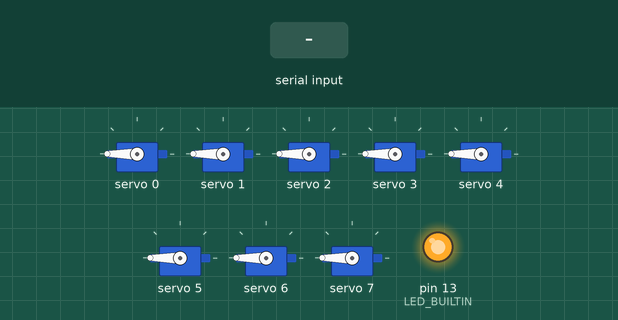
Simulated run of this sketch. Board: Arduino Uno, built with avr-gcc and run on an emulated ATmega328P. Shown: 8 × servo, output pins drawn as LEDs (lit = HIGH). Inputs (shaded band) come from the test bench.

Above: at 3.8 s.
3.9 s: "1" received over Serial
At 4.91 s:
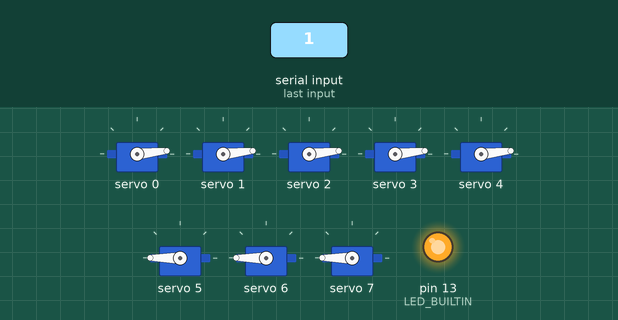
At 6.1 s:
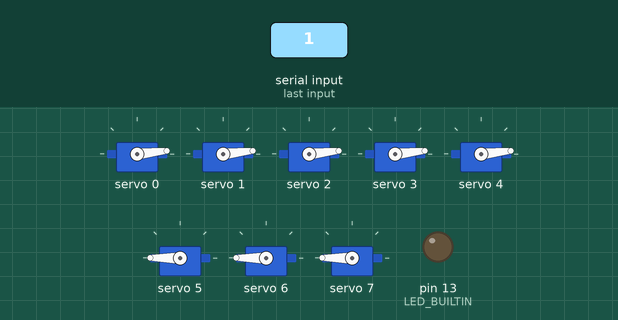
6.4 s: "0" received over Serial
At 8.8 s:
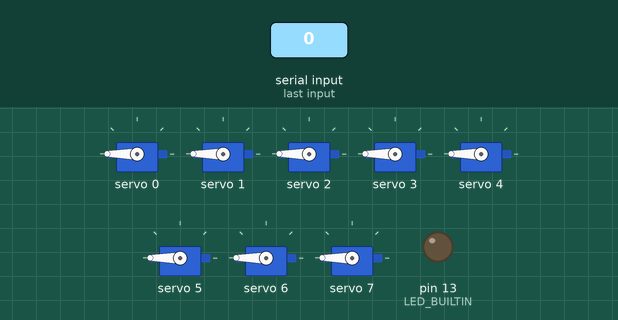
Timing chart, 0 to 10.3 s (numbered marks = the images above; inputs shaded):
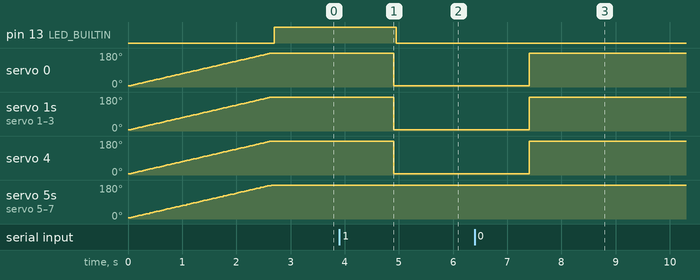

The sketch:

Hand-v2.ino
```cpp
#include <Wire.h>                     // Подключаем библиотеку Wire
#include <Adafruit_PWMServoDriver.h>  // Подключаем библиотеку Adafruit_PWMServoDriver

Adafruit_PWMServoDriver pwm = Adafruit_PWMServoDriver(0x40);  // Установка адреса I2C 0x40

#define SERVOMIN 150  // Минимальная длительность импульса для сервопривода
#define SERVOMAX 600  // Максимальная длина импульса для сервопривода
#define SERVO_0 0     // Номер порта (0 - 15)
#define SERVO_1 1
#define SERVO_2 2
#define SERVO_3 3
#define SERVO_4 4
#define SERVO_5 5
#define SERVO_6 6
#define SERVO_7 7

String c;

void setup() {
  pinMode(LED_BUILTIN, OUTPUT);
  pwm.begin();         // Инициализация
  pwm.setPWMFreq(60);  // Частота следования импульсов 60 Гц
  delay(10);           // Пауза
  Serial.begin(115000);
  char c = Serial.read();
  for (uint16_t pulselen = SERVOMIN; pulselen < SERVOMAX; pulselen++) {
    pwm.setPWM(SERVO_0, 0, pulselen);
    pwm.setPWM(SERVO_1, 0, pulselen);
    pwm.setPWM(SERVO_2, 0, pulselen);
    pwm.setPWM(SERVO_3, 0, pulselen);
    pwm.setPWM(SERVO_4, 0, pulselen);
    pwm.setPWM(SERVO_5, 0, pulselen);
    pwm.setPWM(SERVO_6, 0, pulselen);
    pwm.setPWM(SERVO_7, 0, pulselen);
  }
}


void loop() {
  if (Serial.available() > 0) {
    c = Serial.readString();
  }
  char a1 = c[0];
  char a2 = c[1];
  char a3 = c[2];
  digitalWrite(LED_BUILTIN, HIGH);
  if (a1 == '1') {
    digitalWrite(LED_BUILTIN, LOW);
    int pulselen = SERVOMIN;
    pwm.setPWM(SERVO_0, 0, pulselen);
    pwm.setPWM(SERVO_1, 0, pulselen);
    pwm.setPWM(SERVO_2, 0, pulselen);
    pwm.setPWM(SERVO_3, 0, pulselen);
    pwm.setPWM(SERVO_4, 0, pulselen);
  };
  if (a1 == '0') {
    digitalWrite(LED_BUILTIN, LOW);
    int pulselen = SERVOMAX;
    pwm.setPWM(SERVO_0, 0, pulselen);
    pwm.setPWM(SERVO_1, 0, pulselen);
    pwm.setPWM(SERVO_2, 0, pulselen);
    pwm.setPWM(SERVO_3, 0, pulselen);
    pwm.setPWM(SERVO_4, 0, pulselen);
  };
  if (a1 == '2') {
    digitalWrite(LED_BUILTIN, LOW);
    int pulselen = SERVOMIN;
    pwm.setPWM(SERVO_0, 0, pulselen/2);
    pwm.setPWM(SERVO_1, 0, pulselen/2);
    pwm.setPWM(SERVO_2, 0, pulselen/2);
    pwm.setPWM(SERVO_3, 0, pulselen/2);
    pwm.setPWM(SERVO_4, 0, pulselen/2);
  };
  if (a2 == '1') {
    int pulselen = SERVOMIN;
    pwm.setPWM(SERVO_5, 0, pulselen);
  };
  if (a2 == '0') {
    int pulselen = SERVOMAX;
    pwm.setPWM(SERVO_5, 0, pulselen);
  };
    if (a2 == '2') {
    int pulselen = SERVOMIN;
    pwm.setPWM(SERVO_5, 0, pulselen/2);
  };
  if (a3 == '1') {
    int pulselen = SERVOMIN;
    pwm.setPWM(SERVO_6, 0, pulselen);
  };
  if (a3 == '0') {
    int pulselen = SERVOMAX;
    pwm.setPWM(SERVO_6, 0, pulselen);
  }
    if (a3 == '2') {
    int pulselen = SERVOMIN;
    pwm.setPWM(SERVO_6, 0, pulselen/2);
  };
}
```

Measured:
- after the input at 3.9 s, pin 13 (LED_BUILTIN): HIGH → LOW after 1.0 s; servo 0–4: 180° → 6° after 1.0 s
- after the input at 6.4 s, servo 0–4: 6° → 180° after 1.0 s
